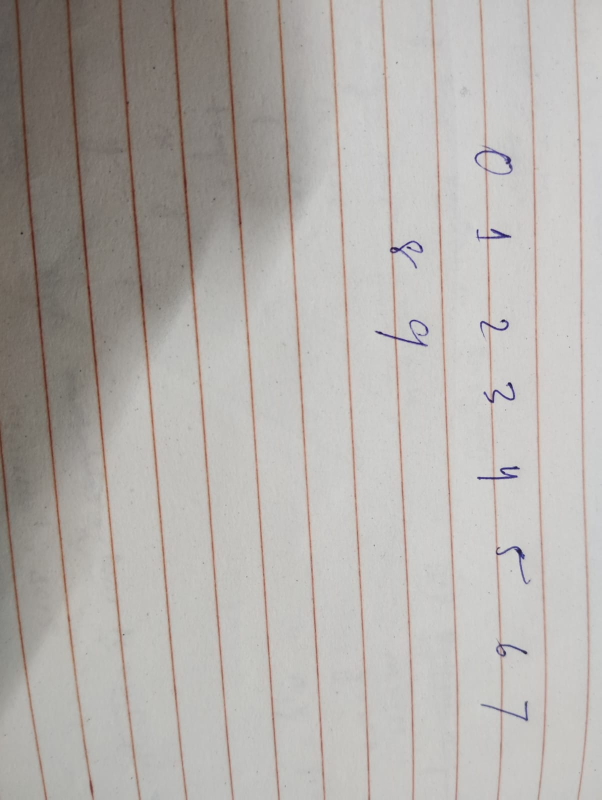
#> input picture data/custom_trials/trial_01_phone_lined_paper/self.jpeg, 1204 x 1600 px (shown at 1/2 size)
$ jupyter execute --allow-errors custom_handwritten_trials.ipynb
#> lines starting #> are read from the running program, lines starting #| are printed output that depends on the picture; after the words box and inside, x2 and y2 are one past the last pixel; in counts of white or black regions, pixels touching at a corner belong together
# 📝 Real-World Custom Handwritten Trials
### Evaluating Pre-Trained Benchmark Models on Unseen Real-World Handwriting (Domain Shift Analysis)

* **Pre-Trained Model**: Support Vector Classifier (`models/best_digits_svm_model.joblib`) trained on the Scikit-Learn Digits benchmark (>99% accuracy in `handwritten_digit_recognition.ipynb`).
* **Trial 1 Dataset**: Smartphone photo (`data/custom_trials/trial_01_phone_lined_paper/self.jpeg`) of 10 digits (`0` to `9`) written horizontally in blue ballpoint ink on red-lined paper (**50% accuracy**).
* **Trial 2 Dataset**: Second smartphone photo (`data/custom_trials/trial_02_vertical_column/sample_02.jpeg`) of 10 digits (`0` to `9`) written in a single **vertical column** on lined paper (**20% accuracy**).
* **Core Objective**: Experience and analyze **Domain Shift** firsthand:
  - Why does a model with **>99% lab accuracy** drop to **50% in Trial 1** and **20% in Trial 2**?
  - How computer vision preprocessing (ink thresholding, rule-line filtering, morphological dilation, aspect-ratio preservation) bridges the gap between raw camera photos and $8 \times 8$ pixel inputs.

---

### Notebook Outline:
1. **Model Loading & Verification**: Loading pre-trained SVM model and scaler artifacts from `models/`.
2. **Trial 1 Deep Dive (2-Row Horizontal Layout)**:
   - Orientation correction & why naive grayscale thresholding fails on notebook lines.
   - Blue ink segmentation: `(b - r) > 10`.
   - Morphological stroke dilation matching NIST stroke thickness.
   - Multi-digit evaluation & accuracy analysis (50.0%).
3. **Trial 2 Deep Dive (Single Vertical Column Layout)**:
   - Suppressing horizontal rule lines with morphological grey opening.
   - Automated vertical digit segmentation (0 at top, down to 9 at bottom).
   - Multi-digit evaluation & accuracy analysis (20.0%).
4. **Single-Digit Custom Inference**: Testing arbitrary external samples (`sample_digit_3.png` and `sample_digit_0.png`) with confidence distributions.
5. **Cross-Trial Comparison & Domain Shift Takeaways**:
   - Why lab 99% $\rightarrow$ Trial 1 50% $\rightarrow$ Trial 2 20%?
   - Architectural lessons on resolution, aspect ratio distortion, and real-world deployment.

[cell 1]
# Environment & Library Setup
import os
import warnings
import joblib
import numpy as np
import pandas as pd
import matplotlib.pyplot as plt
import matplotlib.patches as patches
import seaborn as sns
from PIL import Image
import scipy.ndimage as ndi

warnings.filterwarnings('ignore')
plt.style.use('seaborn-v0_8-whitegrid' if 'seaborn-v0_8-whitegrid' in plt.style.available else 'default')
print("✅ Libraries successfully loaded.")

## 1. Load Pre-Trained Benchmark Model & Scaler

We load the Support Vector Classifier (`best_digits_svm_model.joblib`) and Min-Max Scaler (`minmax_scaler.joblib`) trained in the benchmark notebook (`handwritten_digit_recognition.ipynb`).

[cell 2]
# Load pre-trained benchmark artifacts
MODEL_PATH = "models/best_digits_svm_model.joblib"
SCALER_PATH = "models/minmax_scaler.joblib"

#> (the rest of this cell did not finish here and is left out)

## 2. Real-World Trial 1: Horizontal Two-Row Layout (`self.jpeg`)

In Trial 1, 10 handwritten digits (`0` through `9`) were written horizontally across two rows with blue ballpoint pen on red-lined paper.

[cell 3]
# Load Trial 1 raw image
TRIAL1_IMG_PATH = "data/custom_trials/trial_01_phone_lined_paper/self.jpeg"
raw_img1 = Image.open(TRIAL1_IMG_PATH)
#> raw_img1 is the input picture: PIL image 1204x1600 RGB; mean R, G, B 179.2, 175.3, 171.5

# Correct orientation (90 degrees counter-clockwise)
oriented_img1 = raw_img1.rotate(90, expand=True)
arr_rgb1 = np.array(oriented_img1, dtype=np.float32)

# Isolate blue ballpoint ink using color difference ((b - r) > 10)
r, g, b = arr_rgb1[:, :, 0], arr_rgb1[:, :, 1], arr_rgb1[:, :, 2]
brightness = (r + g + b) / 3.0
blue_ink_mask = (brightness < 160) & ((b - r) > 10)
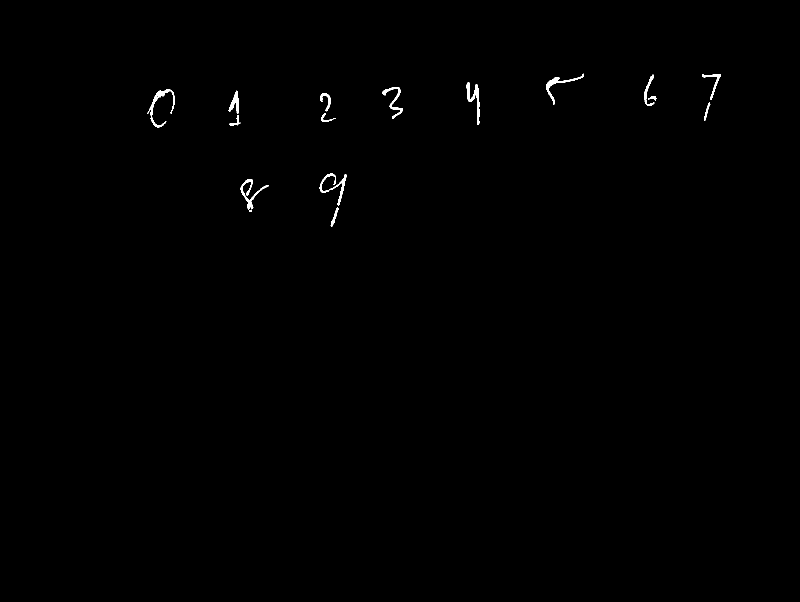
#> blue_ink_mask: shape (1204, 1600) bool (shown at 1/2 size); 0.31% white; 16 white regions (1 under 20 px), largest, box (x1, y1, x2, y2) and area: (294, 179, 350, 255) 743, (932, 164, 960, 250) 668, (639, 347, 693, 411) 667

# Segment the 10 digits across 2 rows
segment_dilated = ndi.binary_dilation(blue_ink_mask, iterations=6)
#> segment_dilated: shape (1204, 1600) bool; 1.1% white; 10 white regions, largest, box (x1, y1, x2, y2) and area: (633, 341, 699, 459) 3297, (288, 173, 356, 261) 2747, (475, 352, 543, 430) 2359
labeled, num_features = ndi.label(segment_dilated)
#> labeled: shape (1204, 1600) int32; 11 distinct labels, from 0 to 10
#> num_features = 10
objects = ndi.find_objects(labeled)
#> objects = 10 items

boxes1 = []
for sl in objects:
    if np.sum(blue_ink_mask[sl]) > 100:
        boxes1.append((sl[0].start, sl[0].stop, sl[1].start, sl[1].stop))
#> this loop made 10 passes
#> after the loop, boxes1 = [(141, 216, 1086, 1174), (142, 248, 1398, 1448), (143, 218, 1282, 1319), (158, 256, 926, 966), (168, 243, 758, 812), (173, 261, 288, 356), (175, 257, 451, 487), (180, 250, 634, 678), (341, 459, 633, 699), (352, 430, 475, 543)]

row1 = sorted([bx for bx in boxes1 if (bx[0] + bx[1]) / 2 < 300], key=lambda bx: bx[2])
#> row1 = [(173, 261, 288, 356), (175, 257, 451, 487), (180, 250, 634, 678), (168, 243, 758, 812), (158, 256, 926, 966), (141, 216, 1086, 1174), (143, 218, 1282, 1319), (142, 248, 1398, 1448)]
row2 = sorted([bx for bx in boxes1 if (bx[0] + bx[1]) / 2 >= 300], key=lambda bx: bx[2])
#> row2 = [(352, 430, 475, 543), (341, 459, 633, 699)]
digits_order1 = row1 + row2
#> digits_order1 = [(173, 261, 288, 356), (175, 257, 451, 487), (180, 250, 634, 678), (168, 243, 758, 812), (158, 256, 926, 966), (141, 216, 1086, 1174), (143, 218, 1282, 1319), (142, 248, 1398, 1448), (352, 430, 475, 543), (341, 459, 633, 699)]

print(f"✅ Trial 1: Successfully segmented {len(digits_order1)} digit components.")
#| ✅ Trial 1: Successfully segmented 10 digit components.

# Plot Trial 1 4x5 Evaluation Gallery
fig, axes = plt.subplots(4, 5, figsize=(15, 11))
correct_count1 = 0
results_table1 = []

#> (the rest of this cell did not finish here and is left out)

## 3. Real-World Trial 2: Single Vertical Column Layout (`sample_02.jpeg`)

In Trial 2, a new handwriting sample was photographed where all 10 digits (`0` through `9`) were written in a **single vertical column** down the page.

### Unique Real-World Properties in Trial 2:
1. **Vertical Progression**: Digit `0` is at the very top, progressing sequentially down to `9` at the bottom.
2. **Narrow Aspect Ratio**: The digits are written tall and narrow ($h \approx 60-80$ px vs. $w \approx 25-45$ px).
3. **Horizontal Lined Paper**: Gray/red ruling lines run horizontally across the entire page. We suppress these using morphological grey opening (`ndi.grey_opening` with a horizontal structuring element of size $1 \times 50$).

[cell 4]
# Load Trial 2 raw image
TRIAL2_IMG_PATH = "data/custom_trials/trial_02_vertical_column/sample_02.jpeg"
img2 = Image.open(TRIAL2_IMG_PATH)
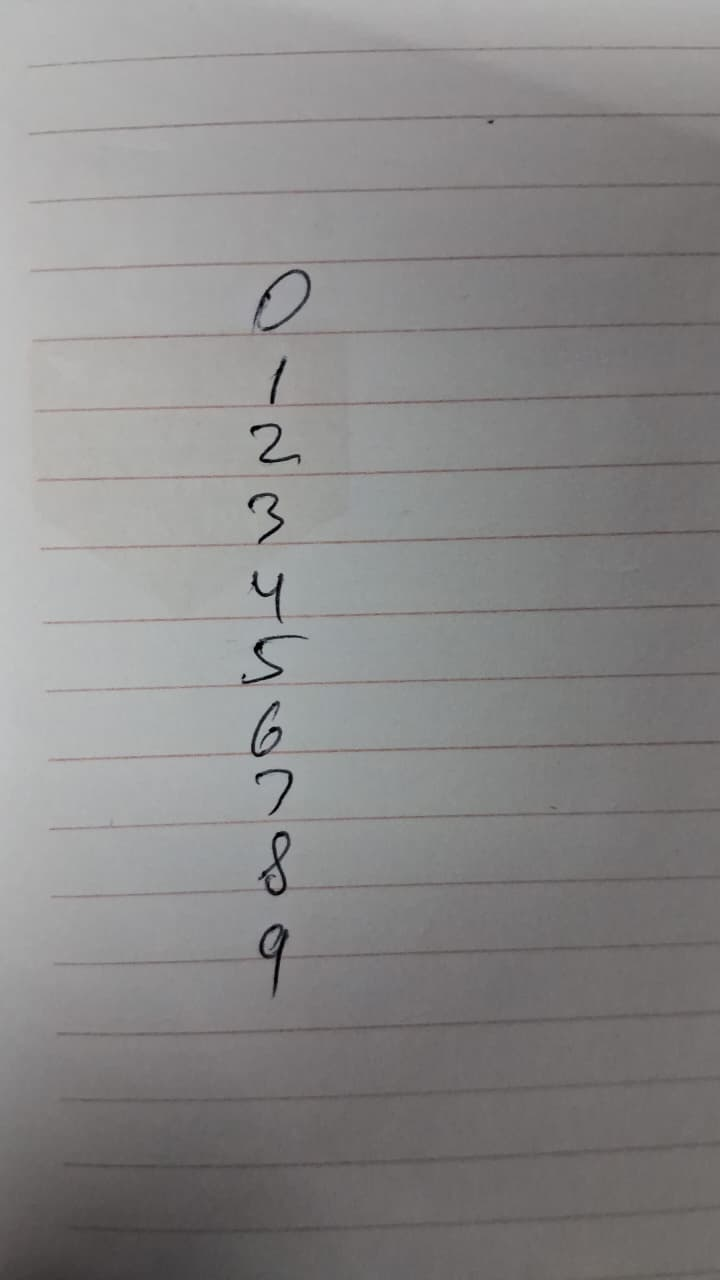
#> input picture data/custom_trials/trial_02_vertical_column/sample_02.jpeg, 720 x 1280 px
#> img2 is the input picture: PIL image 720x1280 RGB; mean R, G, B 137.3, 135.9, 135.7
arr_rgb2 = np.array(img2, dtype=np.float32)
gray2 = np.array(img2.convert('L'), dtype=np.float32)

# Suppress horizontal rule lines and estimate background illumination
bg2 = ndi.gaussian_filter(gray2, sigma=20)
diff2 = bg2 - gray2
line_bg2 = ndi.grey_opening(diff2, size=(1, 50))
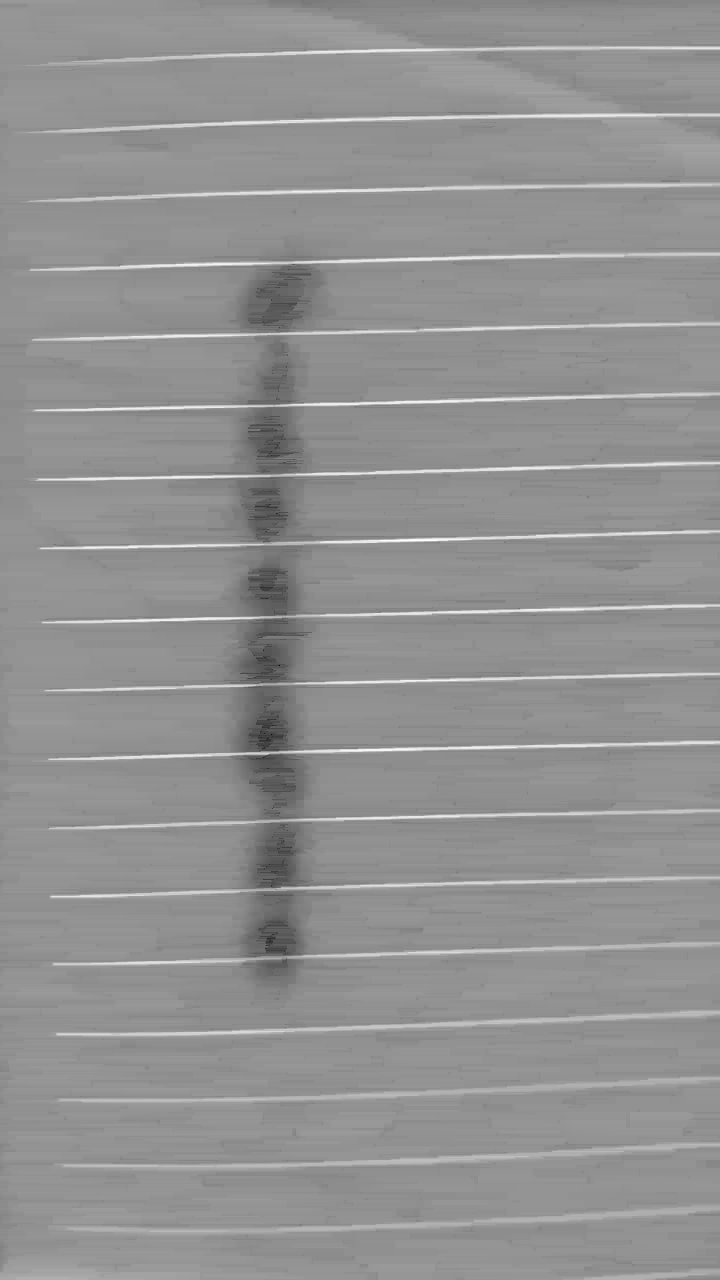
#> line_bg2: shape (1280, 720) float32; min -42.95, max 28.25, mean -2.1; drawn with min black and max white
ink_isolated2 = np.clip(diff2 - line_bg2, 0, None)

# Restrict to central handwriting column
mask2 = np.zeros_like(ink_isolated2, dtype=bool)
mask2[:, 220:480] = (ink_isolated2[:, 220:480] > 40)
#> mask2: shape (1280, 720) bool; 0.58% white; 12 white regions (1 under 20 px), largest, box (x1, y1, x2, y2) and area: (253, 269, 311, 332) 718, (258, 831, 291, 896) 681, (259, 924, 289, 997) 668

# Segment vertically aligned digits
dilated2 = ndi.binary_dilation(mask2, iterations=4)
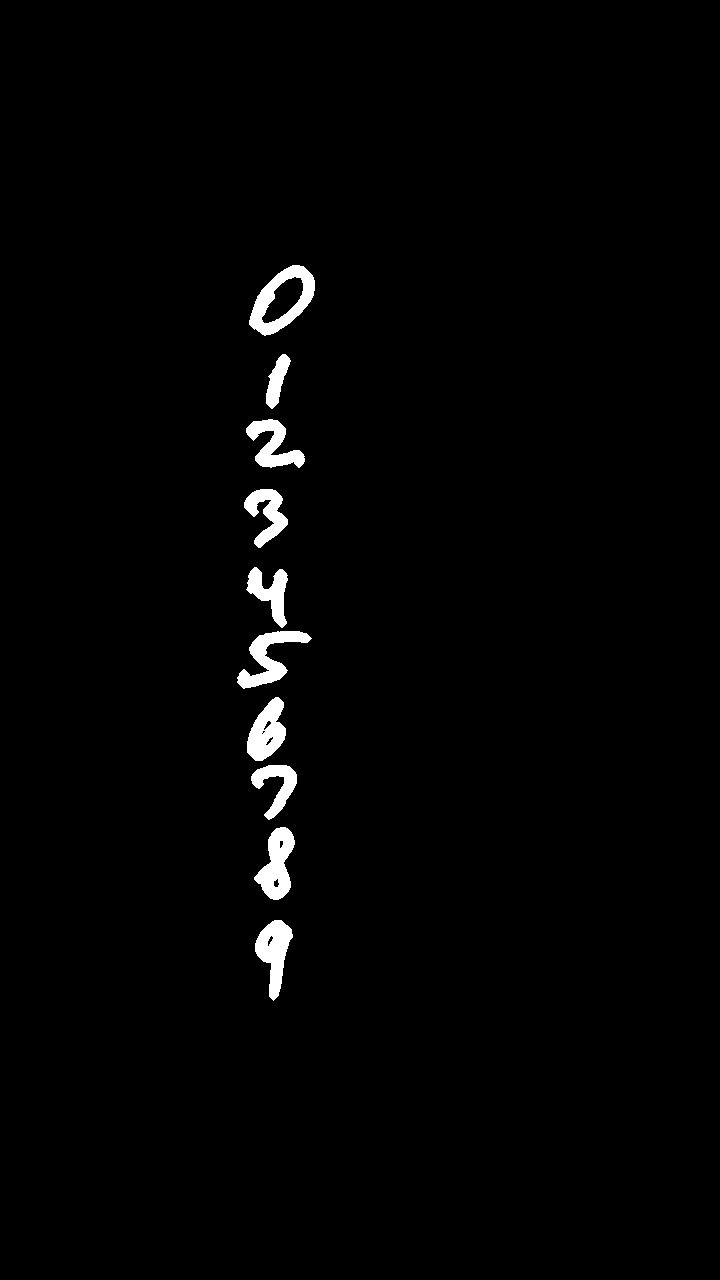
#> dilated2: shape (1280, 720) bool; 1.5% white; 10 white regions, largest, box (x1, y1, x2, y2) and area: (249, 265, 315, 336) 1955, (254, 827, 295, 900) 1672, (237, 631, 312, 689) 1647
labeled2, _ = ndi.label(dilated2)
#> labeled2: shape (1280, 720) int32; 11 distinct labels, from 0 to 10
objects2 = ndi.find_objects(labeled2)
#> objects2 = 10 items

boxes2 = []
for sl in objects2:
    h = sl[0].stop - sl[0].start
    w = sl[1].stop - sl[1].start
    area = np.sum(mask2[sl])
    if area > 100 and h > 15:
        boxes2.append((sl[0].start, sl[0].stop, sl[1].start, sl[1].stop))
#> this loop made 10 passes
#> (h, w, area) on passes 1 to 10: (71, 66, 738), (55, 25, 266), (49, 59, 486), (59, 44, 467), (61, 42, 452), (58, 75, 585), (64, 39, 583), (55, 46, 387), (73, 41, 681), (81, 38, 668)
#> after the loop, boxes2 = [(265, 336, 249, 315), (354, 409, 266, 291), (419, 468, 246, 305), (489, 548, 244, 288), (567, 628, 246, 288), (631, 689, 237, 312), (697, 761, 247, 286), (765, 820, 251, 297), (827, 900, 254, 295), (920, 1001, 255, 293)]

# Sort top-to-bottom by Y coordinate
boxes2 = sorted(boxes2, key=lambda bx: bx[0])
print(f"✅ Trial 2: Successfully segmented {len(boxes2)} digits in vertical order.")
#| ✅ Trial 2: Successfully segmented 10 digits in vertical order.

# Plot Trial 2 4x5 Evaluation Gallery
fig, axes = plt.subplots(4, 5, figsize=(15, 11))
correct_count2 = 0
results_table2 = []

#> (the rest of this cell did not finish here and is left out)

## 4. Single-Digit Inference on External Samples

We also provide a general-purpose single-image testing routine. Here we evaluate synthetic test samples (`sample_digit_3.png` and `sample_digit_0.png`) with probability distributions.

[cell 5]
def predict_and_visualize_custom(image_path):
    assert os.path.exists(image_path), f"File not found: {image_path}"
    img = Image.open(image_path).convert('L')
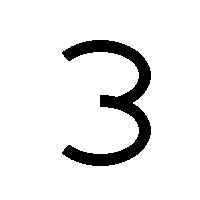
#> input picture data/custom_trials/samples/sample_digit_3.png, 200 x 200 px
#> img: PIL image 200x200 L; values 20 (black) and 255 (white), 91.6% white; 1 black region, box (x1, y1, x2, y2) and area: (62, 40, 151, 166) 3364
    arr = np.array(img, dtype=np.float32)

    # Detect polarity (dark on white vs light on dark)
    if arr.mean() > 127:
        arr = 255.0 - arr

    mask = arr > 30
    if not np.any(mask):
        print(f"Empty image: {image_path}")
        return

    coords = np.argwhere(mask)
#> coords = 3364 pairs, first value 40 to 165, second value 62 to 150
    y0, x0 = coords.min(axis=0)
#> y0 = 40; x0 = 62
    y1, x1 = coords.max(axis=0) + 1
#> y1 = 166; x1 = 151
    cropped = arr[y0:y1, x0:x1]
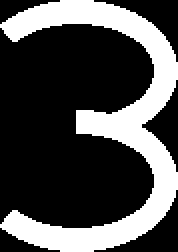
#> cropped: shape (126, 89) float32 (shown 2 times larger); values 0 (black) and 235 (white), 30% white; 1 white region, box (x1, y1, x2, y2) and area: (0, 0, 89, 126) 3364

    h, w = cropped.shape
#> h = 126; w = 89
    size = max(h, w)
#> size = 126
    pad = int(size * 0.15)
#> pad = 18
    canvas = np.zeros((size + 2 * pad, size + 2 * pad), dtype=np.float32)
    canvas[pad + (size - h)//2 : pad + (size - h)//2 + h,
           pad + (size - w)//2 : pad + (size - w)//2 + w] = cropped
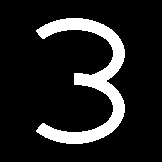
#> canvas: shape (162, 162) float32; values 0 (black) and 235 (white), 12.8% white; 1 white region, box (x1, y1, x2, y2) and area: (36, 18, 125, 144) 3364

    res = Image.fromarray(canvas.astype(np.uint8)).resize((8, 8), Image.Resampling.BILINEAR)
    arr_8 = (np.array(res, dtype=np.float32) / 255.0) * 16.0

    flat_scaled = scaler.transform(arr_8.reshape(1, -1))
    pred = model.predict(flat_scaled)[0]
    probs = model.predict_proba(flat_scaled)[0]

    fig, (ax1, ax2) = plt.subplots(1, 2, figsize=(10, 4))
    ax1.imshow(arr_8, cmap=plt.cm.gray_r, interpolation='nearest')
    ax1.set_title(f"8x8 Representation\nPredicted Class: {pred} ({probs[pred]*100:.1f}%)", fontsize=12, fontweight='bold')
    ax1.axis('off')

    colors = ['#6F42C1' if i == pred else '#A0C4E2' for i in range(10)]
    bars = ax2.bar(range(10), probs * 100, color=colors, edgecolor='black', width=0.6)
    ax2.set_xticks(range(10))
    ax2.set_xlabel("Digit Class", fontweight='bold')
    ax2.set_ylabel("Probability (%)", fontweight='bold')
    ax2.set_title("Prediction Confidence Distribution", fontweight='bold')
    ax2.set_ylim(0, 105)

    plt.tight_layout()
    plt.show()

# Run single digit test on sample 3
#> (the rest of this cell did not finish here and is left out)
